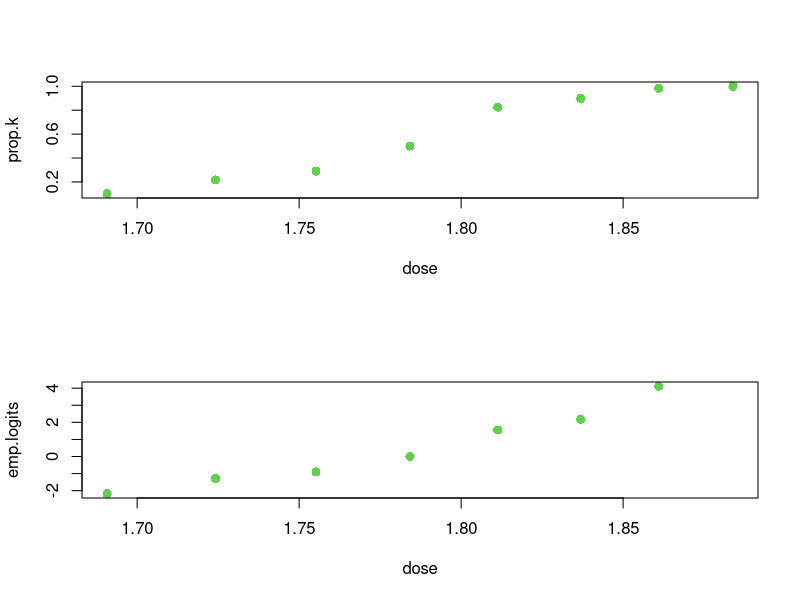
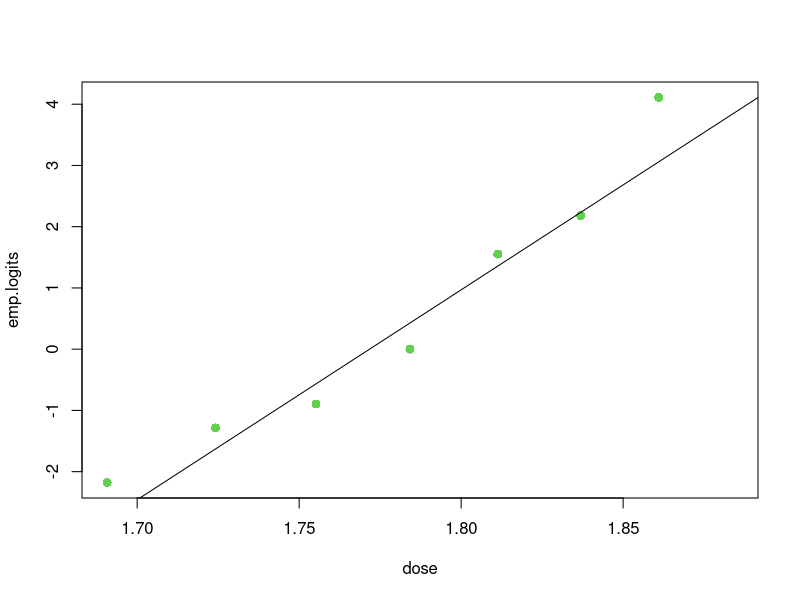
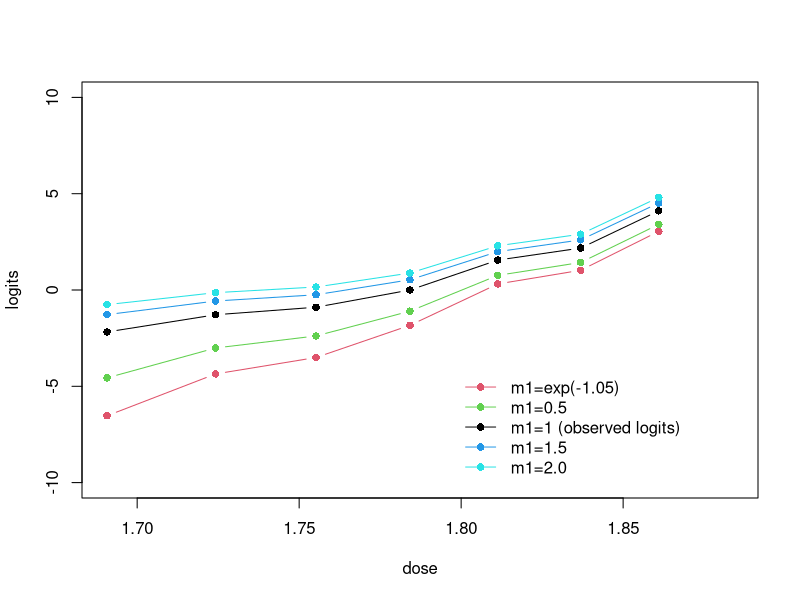
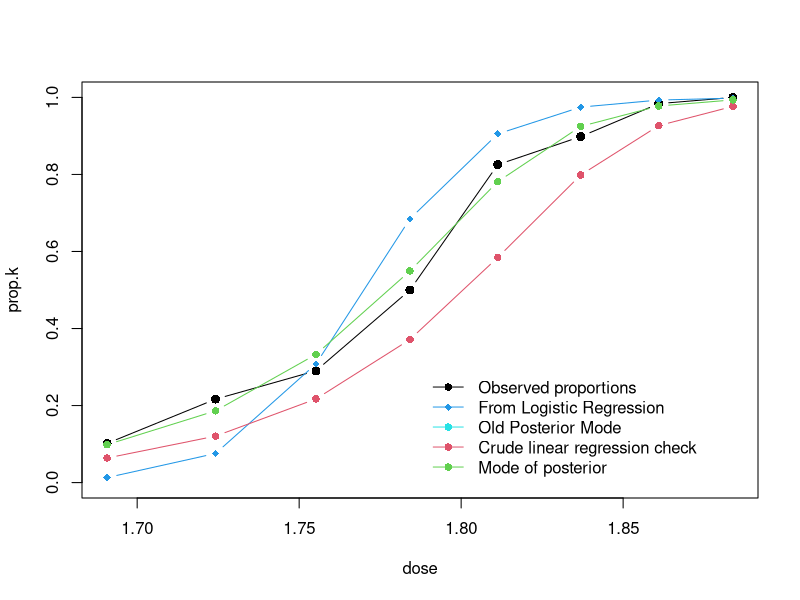
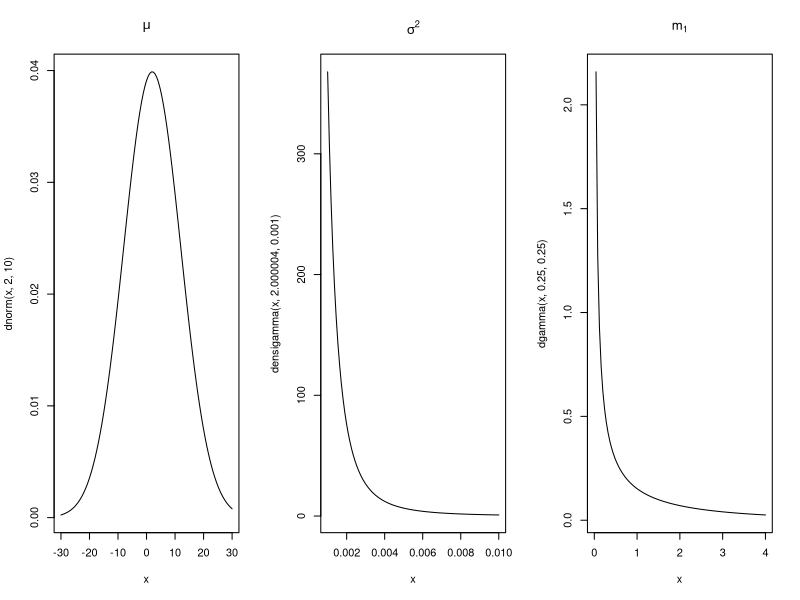
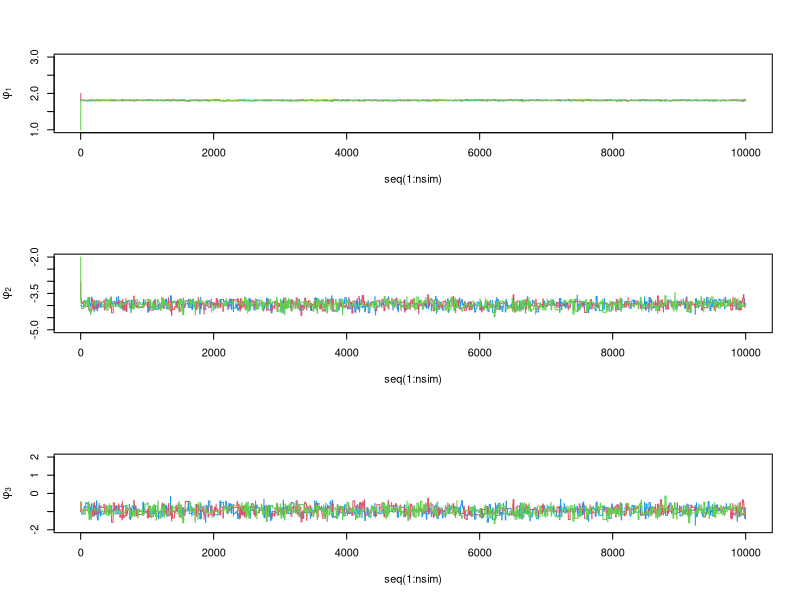
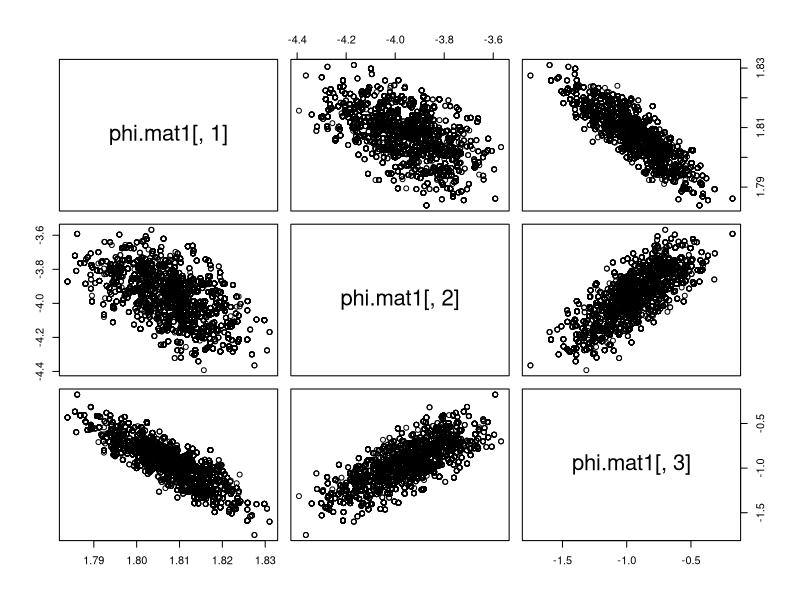
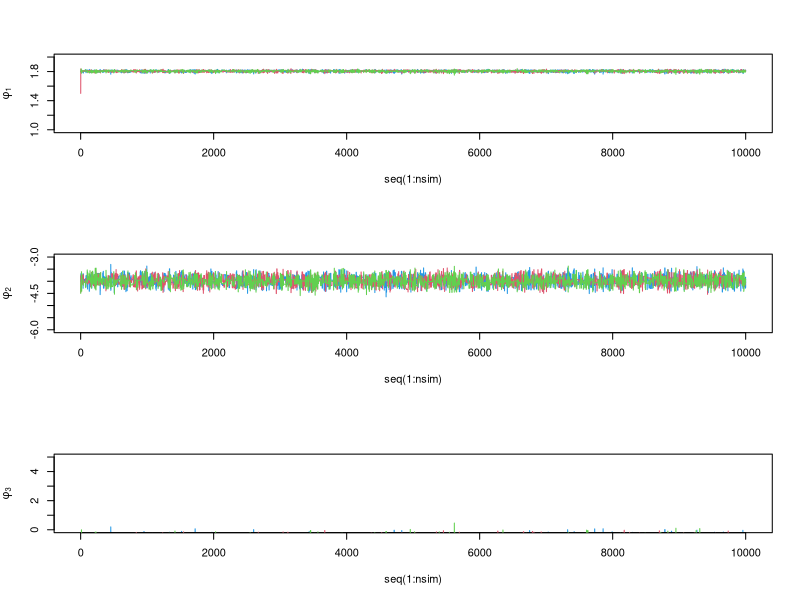

Recreate these plots in R, in order.

### Based on example 3.7 in Carlin & Louis and data from Bliss(1935)
library(mvtnorm)

### Data: Number of adult flour beetles killed after 5 hours of exposure
##   to various levels of gaseous carbon disulphide (CS2)

dose <- c(1.6907, 1.7242, 1.7552, 1.7842, 1.8113, 1.8369, 1.8610, 1.8839)
killed <- c(6, 13, 18, 28, 52, 53, 61, 60)
exposed <- c(59,60,62,56,63,59,62,60)

### Some exploratory plots

prop.k <- killed/exposed
emp.logits <- log(prop.k/(1-prop.k))

#Plot data and check linearity assumptions
par(mfrow=c(2,1))
plot(dose, prop.k, pch=16, col=3, cex=1.2)
plot(dose, emp.logits, pch=16, col=3, cex=1.2) #note missing one because p.hat=1


#Fit model quickly in glm()
options(show.signif.stars=FALSE)

yes.no <- cbind(killed, (exposed-killed))
glm.out <- glm(yes.no~dose, family=binomial)
summary(glm.out)  #Check for overdispersion (Resid Dev=11.232 vs 6 d.f.)

dev.new()
plot(dose, emp.logits, pch=16, col=3, cex=1.2)
abline(glm.out) #model seems reasonable except for a bit of overdispersion
                # 1-pchisq(11.232,6) [1] 0.08146544  -dispersion approx 11.232/6
                #

#We could use quasilikelihood to account for the overdispersion
yes.no <- cbind(killed, (exposed-killed))
quasi.glm.out <- glm(yes.no~dose, family=quasibinomial)
summary(quasi.glm.out)  #1.671141= estimated dispersion param from Pearson resids

  #Do conclusions change?

##### Let's fit the generalized logit model suggested by Prentice (1976) ##
## kill ~ Binomial(n.exposed, pi(kill|dose))
## pi(kill|dose) = [exp(x)/(1+exp(x))]^m1
## Let x = (dose-mu)/sigma    sigma>0, m1>0
### Do you know how to do this easily in standard software? ###
### This changes the number of parameters from 2 to 3 - the extra
###  is needed to model the dispersion (a variance parameter)


### Specify prior distributions
# m1 ~ gamma(a0, b0)  a0=.25, b0=0.25
# mu ~ Normal(c0, d02)
# sig2 ~ InvGamma(eo, fo)

### Is the posterior available in closed form?
### What are the three complete conditional distributions? Are
###  they available in closed form?  NO

### Let's try to understand the model better by plotting logits of pi^1/m1
##  Convince yourself that all this makes sense! (or convince me it doesn't!)
emp.pm1.logits <- function(m1) {log((prop.k^(1/m1))/(1-(prop.k^(1/m1))))} #prop.k = observed proportions
dev.new()
plot(dose, emp.logits, pch=16, col=1, cex=1, ylab="logits", type="b", ylim=c(-10,10)) #note missing one because p.hat=1
 points(dose, emp.pm1.logits(exp(-1.05)), col=2, type="b", pch=16)
 points(dose, emp.pm1.logits(0.5), col=3, type="b", pch=16)
 points(dose, emp.pm1.logits(1.5), col=4, type="b", pch=16)
 points(dose, emp.pm1.logits(2), col=5, type="b", pch=16)
 legend(1.80, -4, legend=c("m1=exp(-1.05)", "m1=0.5", "m1=1 (observed logits)",
           "m1=1.5", "m1=2.0"), lwd=c(1,1,1,1,1), pch=c(16,16,16,16,16),
            col=c(2,3,1,4,5), bty="n")

 lm(emp.pm1.logits(exp(-1.05))[1:7]~dose[1:7])$coef
    #  (Intercept)   dose[1:7]
    # -98.75    54.51125
    # This implies that the slope (1/sigma) should be around 55 if m1 is around exp(-1.05)=0.35
    #   so that sig=(1/54.5)=0.0183 and log(sig)=log(0.0183) = -4.00,
    # The intercept (-mu/sig) should be around -100 -->mu=100/(54.5) = 0.545


## But, the above still doesn't tell what value for m1 is reasonable from the data
## Let's go back to just plotting the observed proportions
pi.dose.fun <- function(w.vec, mu, sigma, m1){
	((exp((w.vec-mu)/sigma))/(1 +exp((w.vec-mu)/sigma)))^m1
}

plot(dose, prop.k, pch=16, type="b", col=1, cex=1.2, ylim=c(0,1))
 points(dose, pi.dose.fun(dose, mu=1.77 ,sig=0.0183, m1=1), col=4, type="b", pch=18) #Logistic regression
 #points(dose, pi.dose.fun(dose, mu=1.54 ,sig=exp(-4.87), m1=exp(2.18)), col=5, type="b", pch=18) #Old #posterior mode
 points(dose, pi.dose.fun(dose, mu=1.835, sig=(1/54.5), m1=0.35), col=2, type="b", pch=16) #Linear regression logit scale (above)
 points(dose, pi.dose.fun(dose, mu=1.812, sig=exp(-4.01), m1=exp(-1.06)), col=3, type="b", pch=16) #mode of posterior
 #points(dose, pi.dose.fun(dose, mu=1.55, sig=54.5, m1=0.35), col=4, type="b", pch=16) #
 #points(dose, pi.dose.fun(dose, mu=1.55, sig=54.5, m1=0.35), col=5, type="b", pch=16)
 legend(1.79, 0.3, legend=c("Observed proportions",  "From Logistic Regression", "Old Posterior Mode","Crude linear regression check", "Mode of posterior"),
     lwd=c(1,1,1,1,1),pch=c(16,18,16,16,16), col=c(1,4,5,2,3), bty="n")

 #mode of posterior using optim 1.812353 -4.010371 -1.056079

##Write function to compute log likelihood for theta=(mu, sig2, m1) given the data
llik.fun <- function(theta.vec, dose.vec, y.vec, n.vec) {
       mu <- theta.vec[1]
       sig <- theta.vec[2]
       m1 <- theta.vec[3]
       x.vec <- (dose.vec - mu)/sig
	   llik.vec <- m1*y.vec*(x.vec-log(1+exp(x.vec))) + (n.vec - y.vec)*log(1-((exp(x.vec)/(1+exp(x.vec)))^m1))
       out <- sum(llik.vec)
       return(out)
	}

 #test function - see if it matches for mu=0, sig=1, m1=1 which is just standard logistic regression
    llik.fun(c(0,1,1), dose.vec=dose, y.vec=killed, n.vec=exposed)
    sum(log(dbinom(killed, exposed, prob=(exp(dose)/(1+exp(dose)))))) - sum(lchoose(exposed, killed))
   #they match!

   llik.fun(c(1.2, 0.03, 0.35), dose.vec=dose, y.vec=killed, n.vec=exposed)

###Transformed the prior parameters to the real line
## I worked out the prior distributions for the transformed parameters
##  on paper (you should do the same to check my work!). Transformed parameters:
##  phi1 = mu
##  phi2 = log(sigma) or (0.5)*log(sigma^2) ##CHECK THIS
##  phi3 = log(m1)
##  Priors are rather vague, but proper (See Carlin & Gelfand (1991b) for more info on specification)

### This first function takes the original params as inputs
l.prior.fun <- function(theta.vec, a0=0.25, b0=0.25, c0=2, d0=10, e0=2.000004, f0=0.001) {
      phi1 <- theta.vec[1]
      phi2 <- log(theta.vec[2])
      phi3 <- log(theta.vec[3])
      log.p.phi1 <- log(dnorm(phi1, mean=c0, sd=d0))
      log.p.phi2 <- (-2*e0*phi2) - (f0*(exp(-2*phi2)))
      log.p.phi3 <- (phi3*a0) - (b0*exp(phi3))
      log.p <- log.p.phi1 + log.p.phi2 + log.p.phi3 #assuming priors independent
      return(log.p)
    }

### This second function takes the transformed params as inputs
l.prior.fun2 <- function(phi.vec, a0=0.25, b0=0.25, c0=2, d0=10, e0=2.000004, f0=0.001) {
      phi1 <- phi.vec[1]
      phi2 <- phi.vec[2]
      phi3 <- phi.vec[3]
      log.p.phi1 <- log(dnorm(phi1, mean=c0, sd=d0))
      log.p.phi2 <- -2*e0*phi2 - (f0*(exp(-2*phi2)))
      log.p.phi3 <- phi3*a0 - (b0*exp(phi3))
      log.p <- log.p.phi1 + log.p.phi2 + log.p.phi3 #assuming priors independent
      return(log.p)
    }


   l.prior.fun(c(0.5, 0.03, 0.3))
   l.prior.fun2(c(0.5, log(0.03), log(0.3)))


l.unpost.fun <- function(theta.vec, dose.vec, y.vec, n.vec) {
     llik <- llik.fun(theta.vec, dose.vec=dose.vec, y.vec=y.vec, n.vec=n.vec)
     lp <- l.prior.fun(theta.vec)
     lout <- llik + lp
     return(lout)
    }

l.unpost.fun2 <- function(phi.vec, dose.vec, y.vec, n.vec) {
     theta.vec <- c(phi.vec[1], exp(phi.vec[2]), exp(phi.vec[3]))
     llik <- llik.fun(theta.vec, dose.vec=dose.vec, y.vec=y.vec, n.vec=n.vec)
     lp <- l.prior.fun2(phi.vec)
     lout <- llik + lp
     return(lout)
    }

 l.unpost.fun(c(1.8, 1, 1), dose.vec=dose, y.vec=killed, n.vec=exposed)
 l.unpost.fun2(c(1.8,log(1), log(1)), dose.vec=dose, y.vec=killed, n.vec=exposed)


### Plot the priors: (should also do this on transformed scale)
  library(pscl) #For the densiigamma() function with same parameterization as Gelman et al.
    par(mfrow=c(1,3))
    curve(dnorm(x,2,10), xlim=c(-30,30), main=expression(mu) )
    curve(densigamma(x,2.000004,0.001), xlim=c(0.001,.01), main=expression(sigma^2)) #prior mean of .001 and sd of .5 for sig2
      ### should plot transformed version too
    curve(dgamma(x,0.25,0.25), xlim=c(0,4), main=expression(m[1]))



### Now, let's proceed since the priors seem at least reasonable - they are vague, but
##  cover the appropriate range of plausible values for the problem. The complete
##  conditional distributions are not available in closed form, so we cannot just
##  proceed using a Gibbs sampling algorithm.

 ##Let's first assume we have no information about the covariance between phi1,phi2, and phi3
 ## and use a Multivariate Normal proposal distribution with a diag. var-cov matrix
 ## We could just play around with values to see what seems to be working in terms of a reasonable
 ## acceptance rate, but it's often easier to use optim() to get a good guess at the
 ## mode and curvature of the posterior, thus giving us a good starting point

   l.unpost.fun(c(1.8, exp(-4), exp(-1)), dose.vec=dose, y.vec=killed, n.vec=exposed)

   optim.out <- optim(c(1.77, log(0.03), log(0.35)), l.unpost.fun2, dose.vec=dose,
                    y.vec=killed, n.vec=exposed, control=list(fnscale=-100),
                    method="Nelder-Mead", hessian=TRUE)

   optim.out$par  #MODE [1]  1.812353 -4.010371 -1.056079
   center <- c(1.8, -4, -1)
   VarCov <- solve(-optim.out$hessian)
   VarCov
#             [,1]         [,2]         [,3]
#[1,]  0.0001073514 -0.001418677 -0.003012326
#[2,] -0.0014186772  0.034213984  0.051382611
#[3,] -0.0030123256  0.051382611  0.099574752


   #### Program the Multivariate M-H algorithm
   ## We are actually using a symmetric proposal distribution, so this
   ## could be programmed simply as a multivariate Metropolis, but I'm
   ## including the jumping distribution part into the M-H ratio so that
   ## you can see how it is done - You can check that the parts from the
   ## proposal distribution are equal and cancel out.

  ###Let's run three separate chains (which I make explicit using a lot
  ### of code below.

  ### FIRST USE A DIAGONAL VAR-COV MATRIX for the PROPOSAL DISTN
   nsim <- 10000  #number of iteration
   phi.mat1 <- matrix(NA, nrow=nsim, ncol=3) #chain 1
   phi.mat2 <- matrix(NA, nrow=nsim, ncol=3) #chain 2
   phi.mat3 <- matrix(NA, nrow=nsim, ncol=3) #chain 3
   jump.vec1 <- numeric(nsim-1) #keep track of when we jump (accept candidates)
   jump.vec2 <- numeric(nsim-1)
   jump.vec3 <- numeric(nsim-1)
   phi.mat1[1,] <- c(1.8, -4, -1)  #1.812353 -4.010371 -1.056079
   phi.mat2[1,] <- c(2, -3, -1)
   phi.mat3[1,] <- c(1, -2,  -0.5)
   ind.varcov <- diag(diag(VarCov))

   for (i in 2:nsim) {
     phi.cur1 <- phi.mat1[i-1,]
     phi.cur2 <- phi.mat2[i-1,]
     phi.cur3 <- phi.mat3[i-1,]
     phi.cand1 <- rmvnorm(1, mean=center, sigma=2*ind.varcov)
     phi.cand2 <- rmvnorm(1, mean=center, sigma=2*ind.varcov)
     phi.cand3 <- rmvnorm(1, mean=center, sigma=2*ind.varcov)

     log.r.num1 <- l.unpost.fun2(phi.cand1, dose.vec=dose, y.vec=killed, n.vec=exposed) +
                     dmvnorm(phi.cur1, mean=phi.cand1, sigma=2*ind.varcov, log=TRUE)
     log.r.num2 <- l.unpost.fun2(phi.cand2, dose.vec=dose, y.vec=killed, n.vec=exposed) +
                     dmvnorm(phi.cur2, mean=phi.cand2, sigma=2*ind.varcov, log=TRUE)
     log.r.num3 <- l.unpost.fun2(phi.cand3, dose.vec=dose, y.vec=killed, n.vec=exposed) +
                     dmvnorm(phi.cur3, mean=phi.cand3, sigma=2*ind.varcov, log=TRUE)

     log.r.denom1 <- l.unpost.fun2(phi.cur1, dose.vec=dose, y.vec=killed, n.vec=exposed) +
                     dmvnorm(phi.cand1, mean=phi.cur1, sigma=2*ind.varcov, log=TRUE)
     log.r.denom2 <- l.unpost.fun2(phi.cur2, dose.vec=dose, y.vec=killed, n.vec=exposed) +
                     dmvnorm(phi.cand2, mean=phi.cur2, sigma=2*ind.varcov, log=TRUE)
     log.r.denom3 <- l.unpost.fun2(phi.cur3, dose.vec=dose, y.vec=killed, n.vec=exposed) +
                     dmvnorm(phi.cand3, mean=phi.cur3, sigma=2*ind.varcov, log=TRUE)

     log.r1 <- log.r.num1 - log.r.denom1
     log.r2 <- log.r.num2 - log.r.denom2
     log.r3 <- log.r.num3 - log.r.denom3

     p.accept1 <- min(1, exp(log.r1))
     p.accept2 <- min(1, exp(log.r2))
     p.accept3 <- min(1, exp(log.r3))

     u.vec <- runif(3)
     ifelse(u.vec[1] <= p.accept1, phi.mat1[i,]<- phi.cand1, phi.mat1[i,] <- phi.cur1)
     ifelse(u.vec[2] <= p.accept2, phi.mat2[i,]<- phi.cand2, phi.mat2[i,] <- phi.cur2)
     ifelse(u.vec[3] <= p.accept3, phi.mat3[i,]<- phi.cand3, phi.mat3[i,] <- phi.cur3)

     jump.vec1[i-1] <- ifelse(u.vec[1] <= p.accept1, 1, 0)
     jump.vec2[i-1] <- ifelse(u.vec[2] <= p.accept2, 1, 0)
     jump.vec3[i-1] <- ifelse(u.vec[3] <= p.accept3, 1, 0)
    }

   ###Clearly I could have done a better job programming my multiple parallel chains in fewer
   ##   lines, but wanted to make it explicit

   ##Look at chains
     par(mfrow=c(3,1))
     plot(seq(1:nsim), phi.mat1[,1], type="l", ylab=expression(phi[1]), col=4, ylim=c(1,3))
        lines(seq(1:nsim), phi.mat2[,1], col=2)
        lines(seq(1:nsim), phi.mat3[,1], col=3)
     plot(seq(1:nsim), phi.mat1[,2], type="l", ylab=expression(phi[2]), col=4, ylim=c(-5,-2))
        lines(seq(1:nsim), phi.mat2[,2], col=2)
        lines(seq(1:nsim), phi.mat3[,2], col=3)
     plot(seq(1:nsim), phi.mat1[,3], type="l", ylab=expression(phi[3]), col=4, ylim=c(-2,2))
        lines(seq(1:nsim), phi.mat2[,3], col=2)
        lines(seq(1:nsim), phi.mat3[,3], col=3)

   ##Acceptance rates?  For multivariate - around 10-15% is okay
     mean(jump.vec1)
     mean(jump.vec2)
     mean(jump.vec3)



   ##What do you think of the convergence???
   ### Think about correlation among parameters - use plots and calculations.
      pairs(~ phi.mat1[,1] + phi.mat1[,2] + phi.mat1[,3])
      var(phi.mat1)  #We could use these to create a better chain (though!
      var(phi.mat2)
      var(phi.mat3)
      #We can use the above estimated variance-covariance matrices to
      # help improve efficiency of the chain or use original optimization


    #### ******************************************************** ####
    #### *******************************************************  #####
   ### NOw, redo including off-diagonals of the variance covariance matrix
   nsim <- 10000  #number of iteration
   phi.mat1 <- matrix(NA, nrow=nsim, ncol=3) #chain 1
   phi.mat2 <- matrix(NA, nrow=nsim, ncol=3) #chain 2
   phi.mat3 <- matrix(NA, nrow=nsim, ncol=3) #chain 3
   jump.vec1 <- numeric(nsim-1) #keep track of when we jump (accept candidates)
   jump.vec2 <- numeric(nsim-1)
   jump.vec3 <- numeric(nsim-1)
   phi.mat1[1,] <- c(1.8, -4, -1)  #1.543270 -4.874497  2.179276
   phi.mat2[1,] <- c(1.5, -3.8, -1.2)
   phi.mat3[1,] <- c(1.8, -4.5,  -0.8)

   for (i in 2:nsim) {
     phi.cur1 <- phi.mat1[i-1,]
     phi.cur2 <- phi.mat2[i-1,]
     phi.cur3 <- phi.mat3[i-1,]
     phi.cand1 <- rmvnorm(1, mean=center, sigma=2*VarCov)
     phi.cand2 <- rmvnorm(1, mean=center, sigma=2*VarCov)
     phi.cand3 <- rmvnorm(1, mean=center, sigma=2*VarCov)

     log.r.num1 <- l.unpost.fun2(phi.cand1, dose.vec=dose, y.vec=killed, n.vec=exposed) +
                     dmvnorm(phi.cur1, mean=phi.cand1, sigma=2*VarCov, log=TRUE)
     log.r.num2 <- l.unpost.fun2(phi.cand2, dose.vec=dose, y.vec=killed, n.vec=exposed) +
                     dmvnorm(phi.cur2, mean=phi.cand2, sigma=2*VarCov, log=TRUE)
     log.r.num3 <- l.unpost.fun2(phi.cand3, dose.vec=dose, y.vec=killed, n.vec=exposed) +
                     dmvnorm(phi.cur3, mean=phi.cand3, sigma=2*VarCov, log=TRUE)

     log.r.denom1 <- l.unpost.fun2(phi.cur1, dose.vec=dose, y.vec=killed, n.vec=exposed) +
                     dmvnorm(phi.cand1, mean=phi.cur1, sigma=2*VarCov, log=TRUE)
     log.r.denom2 <- l.unpost.fun2(phi.cur2, dose.vec=dose, y.vec=killed, n.vec=exposed) +
                     dmvnorm(phi.cand2, mean=phi.cur2, sigma=2*VarCov, log=TRUE)
     log.r.denom3 <- l.unpost.fun2(phi.cur3, dose.vec=dose, y.vec=killed, n.vec=exposed) +
                     dmvnorm(phi.cand3, mean=phi.cur3, sigma=2*VarCov, log=TRUE)

     log.r1 <- log.r.num1 - log.r.denom1
     log.r2 <- log.r.num2 - log.r.denom2
     log.r3 <- log.r.num3 - log.r.denom3

     p.accept1 <- min(1, exp(log.r1))
     p.accept2 <- min(1, exp(log.r2))
     p.accept3 <- min(1, exp(log.r3))

     u.vec <- runif(3)
     ifelse(u.vec[1] <= p.accept1, phi.mat1[i,]<- phi.cand1, phi.mat1[i,] <- phi.cur1)
     ifelse(u.vec[2] <= p.accept2, phi.mat2[i,]<- phi.cand2, phi.mat2[i,] <- phi.cur2)
     ifelse(u.vec[3] <= p.accept3, phi.mat3[i,]<- phi.cand3, phi.mat3[i,] <- phi.cur3)

     jump.vec1[i-1] <- ifelse(u.vec[1] <= p.accept1, 1, 0)
     jump.vec2[i-1] <- ifelse(u.vec[2] <= p.accept2, 1, 0)
     jump.vec3[i-1] <- ifelse(u.vec[3] <= p.accept3, 1, 0)
    }

   ##Look at chains
     par(mfrow=c(3,1))
     plot(seq(1:nsim), phi.mat1[,1], type="l", ylab=expression(phi[1]), col=4, ylim=c(1,2))
        lines(seq(1:nsim), phi.mat2[,1], col=2)
        lines(seq(1:nsim), phi.mat3[,1], col=3)
     plot(seq(1:nsim), phi.mat1[,2], type="l", ylab=expression(phi[2]), col=4, ylim=c(-6,-3))
        lines(seq(1:nsim), phi.mat2[,2], col=2)
        lines(seq(1:nsim), phi.mat3[,2], col=3)
     plot(seq(1:nsim), phi.mat1[,3], type="l", ylab=expression(phi[3]), col=4, ylim=c(0,5))
        lines(seq(1:nsim), phi.mat2[,3], col=2)
        lines(seq(1:nsim), phi.mat3[,3], col=3)

   ##Acceptance rates?
     mean(jump.vec1)
     mean(jump.vec2)
     mean(jump.vec3)





   ## Use coda to help

    library(coda)
    help(package="coda") #for list of functions
    phi.post1 <- mcmc(phi.mat1)
    phi.post2 <- mcmc(phi.mat2)
    phi.post3 <- mcmc(phi.mat3)
    phi.mcmc <- mcmc.list(list(phi.post1, phi.post2, phi.post3))
    summary(phi.mcmc)
    plot(phi.mcmc)

    #Look at some other convergence diagnostics

    effectiveSize(phi.mcmc)
    gelman.diag(phi.mcmc)  #Can't do b/c need at least 2 chains
    gelman.plot(phi.mcmc)
    geweke.diag(phi.mcmc)
    heidel.diag(phi.mcmc)
    raftery.diag(phi.mcmc)
